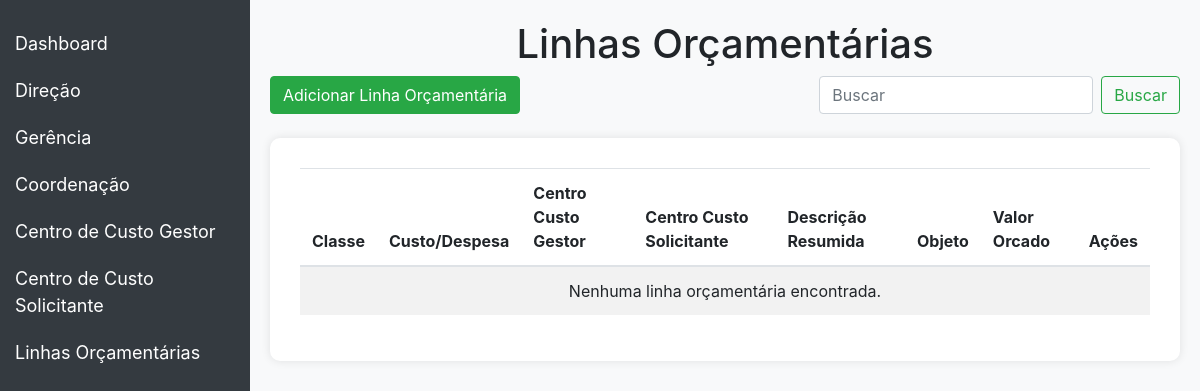
/contratos/linhaorcamentaria/, run on an earlier commit of the app's database.
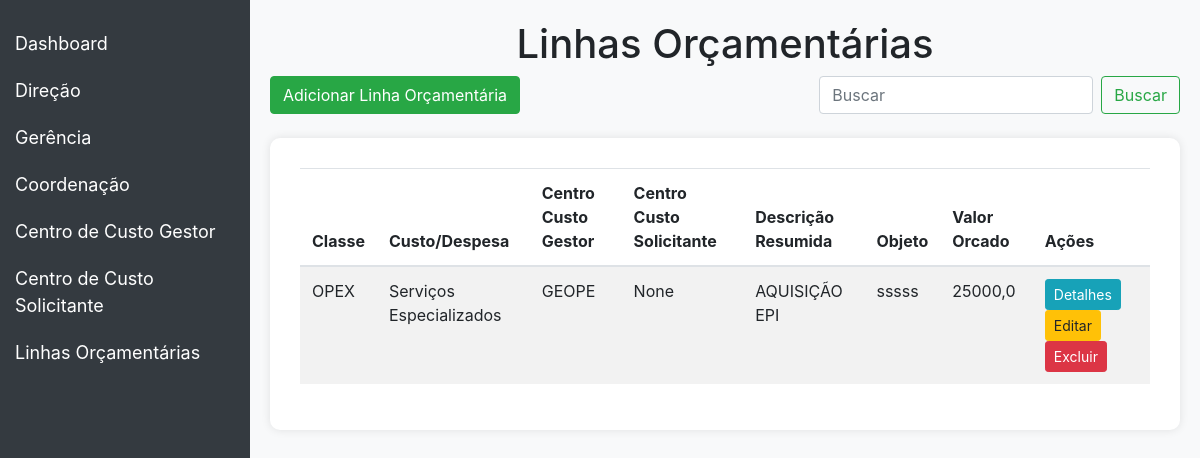
And on a later commit of the database.
### contract/models.py (models this page shows, shortened)
class LinhaOrcamentaria(models.Model):
    CLASSE_CHOICES = [
        ('A', 'OPEX'),
        ('B', 'CAPEX'),
    ]
    classe = models.CharField(max_length=100, choices=CLASSE_CHOICES, blank=True, null=True, verbose_name='Tipo de linha')
    CUSTODESPESA_CHOICES = [
        ('A', 'Base Principal'),
        ('B', 'Serviços Especializados'),
        ('C', 'Despesas Compartilhadas'),
    ]
    custo_despesa = models.CharField(max_length=100, choices=CUSTODESPESA_CHOICES, verbose_name='CUSTO/DESPESA')
    centro_custo_gestor = models.ForeignKey(CentroDeCustoGestor, on_delete=models.SET_NULL, null=True, blank=True)
    centro_custo_solicitante = models.ForeignKey(CentroDeCustoSolicitante, on_delete=models.SET_NULL, null=True, blank=True)
    descricao_resumida = models.CharField(max_length=255, null=True, blank=True, verbose_name='Finalidade')
    objeto = models.CharField(max_length=255, blank=True, null=True, verbose_name='Objeto')
    CLASSIFICACAO_CHOICES = [
        ('NOVO', 'NOVO'),
        ('RENOVAÇÃO', 'RENOVAÇÃO'),
        ('CARY OVER', 'CARY OVER'),
        ('REPLANEJAMENTO', 'REPLANEJAMENTO'),
        ('N/A', 'N/A'),
    ]
    classificacao_orcamento = models.CharField(max_length=100, choices=CLASSIFICACAO_CHOICES, null=True, blank=True)
    possivel_fiscal = models.ForeignKey('Colaborador', on_delete=models.PROTECT, related_name='contratos_fiscal_possivel', verbose_name='Fiscal')
    ano_orcamento = models.ForeignKey(Orcamento, on_delete=models.PROTECT, related_name='contratos', null=True, blank=True)
    TIPOCONTRATO_CHOICES = [
        ('I', 'SERVIÇO'),
        ('II', 'FORNECIMENTO'),
        ('III', 'ASSINATURA'),
        ('IV', 'FORNECIMENTO/SERVIÇO'),
    ]
    tipo_contrato = models.CharField(max_length=100, choices=TIPOCONTRATO_CHOICES, blank=True, null=True)
    STATUS_LINHA_ORCAMENTARIA_CHOICES = [
        ('I', 'SERVIÇO'),
        ('II', 'FORNECIMENTO'),
        ('III', 'ASSINATURA'),
        ('IV', 'FORNECIMENTO/SERVIÇO'),
    ]
    status_linha_orcamentaria = models.CharField(max_length=100, choices=STATUS_LINHA_ORCAMENTARIA_CHOICES, blank=True, null=True)
    _valor_aprovisionado = models.FloatField(default=0.0)
    TIPOCONTRATACAOPROVAVEL_CHOICES = [
        ('A', 'LICITAÇÃO'),
        ('B', 'DISPENSA EM RAZÃO DO VALOR'),
        ('C', 'CONVÊNIO'),
        ('D', 'FUNDO FIXO'),
        ('E', 'INEXIGIBILIDADE'),
        ('F', 'ATA DE REGISTRO DE PREÇO'),
        ('H', 'ACORDO DE COOPERAÇÃO'),
        ('I', 'APOSTILAMENTO'),
    ]
    tipo_provavel_contratacao = models.CharField(max_length=100, choices=TIPOCONTRATACAOPROVAVEL_CHOICES)
    valor_orcado = models.FloatField(default=0, blank=True, null=True)
    STATUSELABORACAOTR_CHOICES = [
        ('I', 'VENCIDO'),
        ('II', 'DENTRO DO PRAZO'),
        ('III', 'ELABORADO COM ATRASO'),
        ('IV', 'ELABORADO NO PRAZO'),
    ]
    status_elaboracao_tr = models.CharField(max_length=100, choices=STATUSELABORACAOTR_CHOICES, blank=True, null=True)
    necessidade_contratacao = models.DateField(blank=True, null=True)
    STATUSPROCESSO_CHOICES = [
        ('I', 'PLANEJAMENTO'),
        ('II', 'Execução'),
        ('III', 'Elaboração de TR'),
        ('IV', 'Cotação'),
        ('V', 'Em proc. aditivo'),
    ]
    status_processo = models.CharField(max_length=100, choices=STATUSPROCESSO_CHOICES, blank=True, null=True)
    STATUSCONTRATACAO_CHOICES = [
        ('A', 'DENTRO DO PRAZO'),
        ('B', 'CONTRATADO NO PRAZO'),
        ('C', 'CONTRATADO COM ATRASO'),
        ('D', 'PRAZO VENCIDO'),
        ('E', 'LINHA TOTALMENTE REMANEJADA'),
        ('F', 'LINHA TOTALMENTE EXECUTADA'),
        ('G', 'LINHA DE PAGAMENTO'),
        ('H', 'LINHA PARCIALMENTE REMANEJADA'),
        ('I', 'LINHA PARCIALMENTE EXECUTADA'),
        ('J', 'N/A'),
    ]
    status_contratacao = models.CharField(max_length=100, choices=STATUSCONTRATACAO_CHOICES, blank=True, null=True)
    obs_contrato = models.TextField(max_length=400, blank=True, null=True)
    class Meta:
        verbose_name = 'Linha Orçamentária'
        verbose_name_plural = 'Linhas Orçamentárias'

class CentroDeCustoGestor(models.Model):
    nome = models.CharField(max_length=100)
    def __str__(self):
        return self.nome

### contract/views.py (the view)
# urls.py: path('linhaorcamentaria/', LinhaOrcamentariaListView.as_view(), name='linhaorcamentaria_list'),
class LinhaOrcamentariaListView(ListView):
    model = LinhaOrcamentaria
    template_name = 'linhaorcamentaria_list.html'
    context_object_name = 'linhaorcamentarias'
    paginate_by = 10

### contract/templates/linhaorcamentaria_list.html (shortened to what this page needs)
<!DOCTYPE html>
<html lang="en">
<head>
    <link href="https://stackpath.bootstrapcdn.com/bootstrap/4.5.2/css/bootstrap.min.css" rel="stylesheet">
</head>
<body>
<div class="sidebar">
    <a href="{% url 'dashboard' %}">Dashboard</a>
    <button class="dropdown-btn">Direção </button>
    <button class="dropdown-btn">Gerência </button>
    <button class="dropdown-btn">Coordenação </button>
    <button class="dropdown-btn">Centro de Custo Gestor </button>
    <button class="dropdown-btn">Centro de Custo Solicitante </button>
    <button class="dropdown-btn">Linhas Orçamentárias </button>
</div>
<div class="content">
    <h1 class="text-center">Linhas Orçamentárias</h1>
    <div class="d-flex justify-content-between mb-4">
        <a href="{% url 'linhaorcamentaria_create' %}" class="btn btn-success">Adicionar Linha Orçamentária</a>
        <form class="form-inline" method="get" action="{% url 'linhaorcamentaria_list' %}">
            <input class="form-control mr-sm-2" type="search" name="search" placeholder="Buscar" aria-label="Buscar">
            <button class="btn btn-outline-success my-2 my-sm-0" type="submit">Buscar</button>
        </form>
    </div>
    <div class="table-container">
        <table class="table table-striped">
            <thead>
                <tr>
                    <th>Classe</th>
                    <th>Custo/Despesa</th>
                    <th>Centro Custo Gestor</th>
                    <th>Centro Custo Solicitante</th>
                    <th>Descrição Resumida</th>
                    <th>Objeto</th>
                    <th>Valor Orcado</th>
                    <th>Ações</th>
                </tr>
            </thead>
            <tbody>
                {% for linha in linhaorcamentarias %}
                <tr>
                    <td>{{ linha.get_classe_display }}</td>
                    <td>{{ linha.get_custo_despesa_display }}</td>
                    <td>{{ linha.centro_custo_gestor }}</td>
                    <td>{{ linha.centro_custo_solicitante }}</td>
                    <td>{{ linha.descricao_resumida }}</td>
                    <td>{{ linha.objeto }}</td>
                    <td>{{ linha.valor_orcado }}</td>
                    <td>
                        <a href="{% url 'linhaorcamentaria_detail' linha.pk %}" class="btn btn-info btn-sm">Detalhes</a>
                        <a href="{% url 'linhaorcamentaria_update' linha.pk %}" class="btn btn-warning btn-sm">Editar</a>
                        <a href="{% url 'linhaorcamentaria_delete' linha.pk %}" class="btn btn-danger btn-sm">Excluir</a>
                    </td>
                </tr>
                {% empty %}
                <tr>
                    <td colspan="8" class="text-center">Nenhuma linha orçamentária encontrada.</td>
                </tr>
                {% endfor %}
            </tbody>
        </table>
    </div>
</div>
</body>
</html>

What changed in the data, as far as the page shows it:
added LinhaOrcamentaria: classe "OPEX", custo_despesa "Serviços Especializados", centro_custo_gestor "GEOPE", centro_custo_solicitante "None", descricao_resumida "AQUISIÇÃO EPI", objeto "sssss", valor_orcado "25000,0"
Also different on the page:
text no longer shown: "Nenhuma linha orçamentária encontrada."
